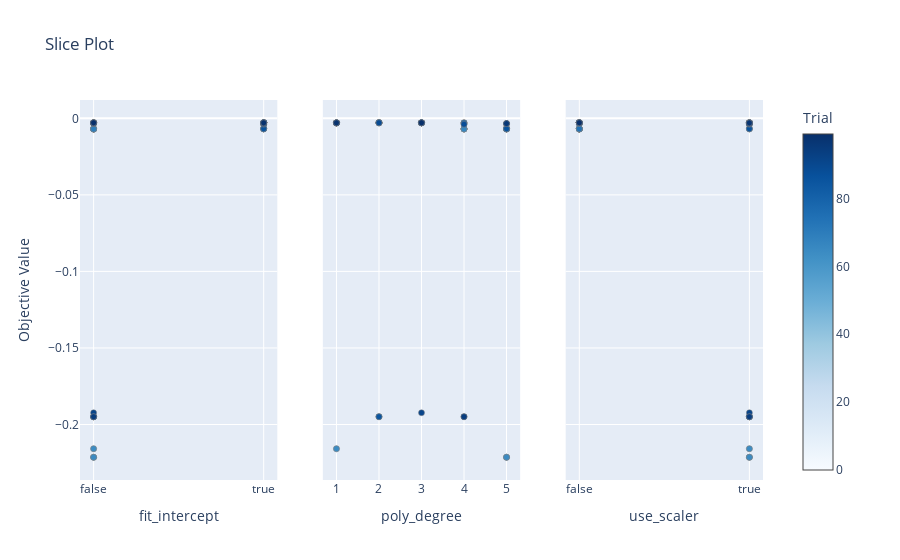

The notebook cell this image was saved under:
### Code cell
optuna.visualization.plot_slice(study, params=['fit_intercept','use_scaler','poly_degree'])

### Figure 1 — Plotly figure (JSON) as saved in the notebook; plotly's stock layout.template omitted (floating-point values rounded to 4 significant figures)
{"data": [{"marker": {"color": [0, 1, 2, 3, 4, 5, 6, 7, 8, 9, 10, 11, 12, 13, 14, 15, 16, 17, 18, 19, 20, 21, 22, 23, 24, 25, 26, 27, 28, 29, 30, 31, 32, 33, 34, 35, 36, 37, 38, 39, 40, 41, 42, 43, 44, 45, 46, 47, 48, 49, 50, 51, 52, 53, 54, 55, 56, 57, 58, 59, 60, 61, 62, 63, 64, 65, 66, 67, 68, 69, 70, 71, 72, 73, 74, 75, 76, 77, 78, 79, 80, 81, 82, 83, 84, 85, 86, 87, 88, 89, 90, 91, 92, 93, 94, 95, 96, 97, 98, 99], "colorbar": {"title": {"text": "Trial"}, "x": 1, "xpad": 40}, "colorscale": [[0, "rgb(247,251,255)"], [0.125, "rgb(222,235,247)"], [0.25, "rgb(198,219,239)"], [0.375, "rgb(158,202,225)"], [0.5, "rgb(107,174,214)"], [0.625, "rgb(66,146,198)"], [0.75, "rgb(33,113,181)"], [0.875, "rgb(8,81,156)"], [1, "rgb(8,48,107)"]], "line": {"color": "Grey", "width": 0.5}, "showscale": true}, "mode": "markers", "name": "Feasible Trial", "showlegend": false, "type": "scatter", "x": [true, false, true, true, false, true, false, false, true, false, true, false, true, false, false, true, true, true, false, false, true, false, false, false, true, false, false, true, true, false, false, false, false, false, true, true, false, false, true, true, false, false, true, true, true, true, true, false, false, false, true, true, true, false, true, true, true, false, false, false, true, true, true, false, false, false, false, false, true, false, true, true, true, true, true, true, false, true, false, false, false, true, false, true, false, false, true, true, true, true, false, false, false, false, false, false, true, false, true, false], "xaxis": "x", "y": [-0.002974, -0.00695, -0.002974, -0.0029, -0.002923, -0.006863, -0.00695, -0.006943, -0.004265, -0.003003, -0.006863, -0.006943, -0.002974, -0.00695, -0.2158, -0.002974, -0.0029, -0.002974, -0.2214, -0.002898, -0.002955, -0.002898, -0.00695, -0.1949, -0.002974, -0.002923, -0.00695, -0.006863, -0.002955, -0.2214, -0.003003, -0.1949, -0.002898, -0.002923, -0.006863, -0.003016, -0.006943, -0.006943, -0.0029, -0.002955, -0.00695, -0.1949, -0.003011, -0.002955, -0.003011, -0.002955, -0.002963, -0.00695, -0.003423, -0.002898, -0.002963, -0.002955, -0.0029, -0.003003, -0.002963, -0.002974, -0.002974, -0.006943, -0.1949, -0.2214, -0.006863, -0.0029, -0.002974, -0.006943, -0.2158, -0.2214, -0.00695, -0.002923, -0.003428, -0.006943, -0.006863, -0.003873, -0.0029, -0.002963, -0.006863, -0.002955, -0.002898, -0.002963, -0.003002, -0.003002, -0.002923, -0.002974, -0.003003, -0.002955, -0.003003, -0.1949, -0.006863, -0.002974, -0.003873, -0.0029, -0.002977, -0.1923, -0.003003, -0.1949, -0.1949, -0.003423, -0.003428, -0.003003, -0.002974, -0.002923], "yaxis": "y"}, {"marker": {"color": [0, 1, 2, 3, 4, 5, 6, 7, 8, 9, 10, 11, 12, 13, 14, 15, 16, 17, 18, 19, 20, 21, 22, 23, 24, 25, 26, 27, 28, 29, 30, 31, 32, 33, 34, 35, 36, 37, 38, 39, 40, 41, 42, 43, 44, 45, 46, 47, 48, 49, 50, 51, 52, 53, 54, 55, 56, 57, 58, 59, 60, 61, 62, 63, 64, 65, 66, 67, 68, 69, 70, 71, 72, 73, 74, 75, 76, 77, 78, 79, 80, 81, 82, 83, 84, 85, 86, 87, 88, 89, 90, 91, 92, 93, 94, 95, 96, 97, 98, 99], "colorbar": {"title": {"text": "Trial"}, "x": 1, "xpad": 40}, "colorscale": [[0, "rgb(247,251,255)"], [0.125, "rgb(222,235,247)"], [0.25, "rgb(198,219,239)"], [0.375, "rgb(158,202,225)"], [0.5, "rgb(107,174,214)"], [0.625, "rgb(66,146,198)"], [0.75, "rgb(33,113,181)"], [0.875, "rgb(8,81,156)"], [1, "rgb(8,48,107)"]], "line": {"color": "Grey", "width": 0.5}, "showscale": false}, "mode": "markers", "name": "Feasible Trial", "showlegend": false, "type": "scatter", "x": [1, 4, 1, 2, 3, 5, 4, 5, 5, 1, 5, 5, 1, 4, 1, 1, 2, 1, 5, 2, 3, 2, 4, 2, 1, 3, 4, 5, 3, 5, 1, 4, 2, 3, 5, 4, 5, 5, 2, 3, 4, 2, 4, 3, 4, 3, 3, 4, 5, 2, 3, 3, 2, 1, 3, 1, 1, 5, 2, 5, 5, 2, 1, 5, 1, 5, 4, 3, 5, 5, 5, 4, 2, 3, 5, 3, 2, 3, 4, 4, 3, 1, 1, 3, 1, 2, 5, 1, 4, 2, 3, 3, 1, 4, 4, 5, 5, 1, 1, 3], "xaxis": "x2", "y": [-0.002974, -0.00695, -0.002974, -0.0029, -0.002923, -0.006863, -0.00695, -0.006943, -0.004265, -0.003003, -0.006863, -0.006943, -0.002974, -0.00695, -0.2158, -0.002974, -0.0029, -0.002974, -0.2214, -0.002898, -0.002955, -0.002898, -0.00695, -0.1949, -0.002974, -0.002923, -0.00695, -0.006863, -0.002955, -0.2214, -0.003003, -0.1949, -0.002898, -0.002923, -0.006863, -0.003016, -0.006943, -0.006943, -0.0029, -0.002955, -0.00695, -0.1949, -0.003011, -0.002955, -0.003011, -0.002955, -0.002963, -0.00695, -0.003423, -0.002898, -0.002963, -0.002955, -0.0029, -0.003003, -0.002963, -0.002974, -0.002974, -0.006943, -0.1949, -0.2214, -0.006863, -0.0029, -0.002974, -0.006943, -0.2158, -0.2214, -0.00695, -0.002923, -0.003428, -0.006943, -0.006863, -0.003873, -0.0029, -0.002963, -0.006863, -0.002955, -0.002898, -0.002963, -0.003002, -0.003002, -0.002923, -0.002974, -0.003003, -0.002955, -0.003003, -0.1949, -0.006863, -0.002974, -0.003873, -0.0029, -0.002977, -0.1923, -0.003003, -0.1949, -0.1949, -0.003423, -0.003428, -0.003003, -0.002974, -0.002923], "yaxis": "y2"}, {"marker": {"color": [0, 1, 2, 3, 4, 5, 6, 7, 8, 9, 10, 11, 12, 13, 14, 15, 16, 17, 18, 19, 20, 21, 22, 23, 24, 25, 26, 27, 28, 29, 30, 31, 32, 33, 34, 35, 36, 37, 38, 39, 40, 41, 42, 43, 44, 45, 46, 47, 48, 49, 50, 51, 52, 53, 54, 55, 56, 57, 58, 59, 60, 61, 62, 63, 64, 65, 66, 67, 68, 69, 70, 71, 72, 73, 74, 75, 76, 77, 78, 79, 80, 81, 82, 83, 84, 85, 86, 87, 88, 89, 90, 91, 92, 93, 94, 95, 96, 97, 98, 99], "colorbar": {"title": {"text": "Trial"}, "x": 1, "xpad": 40}, "colorscale": [[0, "rgb(247,251,255)"], [0.125, "rgb(222,235,247)"], [0.25, "rgb(198,219,239)"], [0.375, "rgb(158,202,225)"], [0.5, "rgb(107,174,214)"], [0.625, "rgb(66,146,198)"], [0.75, "rgb(33,113,181)"], [0.875, "rgb(8,81,156)"], [1, "rgb(8,48,107)"]], "line": {"color": "Grey", "width": 0.5}, "showscale": false}, "mode": "markers", "name": "Feasible Trial", "showlegend": false, "type": "scatter", "x": [false, false, false, false, true, false, false, false, true, false, false, false, false, true, true, true, true, true, true, false, false, false, false, true, true, false, false, true, false, true, false, true, false, false, false, true, false, false, false, false, false, true, true, true, true, false, true, false, true, false, true, false, false, false, true, true, true, false, true, true, false, true, false, false, true, true, false, false, true, false, true, false, true, true, false, false, false, true, true, true, true, false, false, false, true, true, true, true, true, false, true, true, true, true, true, true, true, true, false, false], "xaxis": "x3", "y": [-0.002974, -0.00695, -0.002974, -0.0029, -0.002923, -0.006863, -0.00695, -0.006943, -0.004265, -0.003003, -0.006863, -0.006943, -0.002974, -0.00695, -0.2158, -0.002974, -0.0029, -0.002974, -0.2214, -0.002898, -0.002955, -0.002898, -0.00695, -0.1949, -0.002974, -0.002923, -0.00695, -0.006863, -0.002955, -0.2214, -0.003003, -0.1949, -0.002898, -0.002923, -0.006863, -0.003016, -0.006943, -0.006943, -0.0029, -0.002955, -0.00695, -0.1949, -0.003011, -0.002955, -0.003011, -0.002955, -0.002963, -0.00695, -0.003423, -0.002898, -0.002963, -0.002955, -0.0029, -0.003003, -0.002963, -0.002974, -0.002974, -0.006943, -0.1949, -0.2214, -0.006863, -0.0029, -0.002974, -0.006943, -0.2158, -0.2214, -0.00695, -0.002923, -0.003428, -0.006943, -0.006863, -0.003873, -0.0029, -0.002963, -0.006863, -0.002955, -0.002898, -0.002963, -0.003002, -0.003002, -0.002923, -0.002974, -0.003003, -0.002955, -0.003003, -0.1949, -0.006863, -0.002974, -0.003873, -0.0029, -0.002977, -0.1923, -0.003003, -0.1949, -0.1949, -0.003423, -0.003428, -0.003003, -0.002974, -0.002923], "yaxis": "y3"}], "layout": {"title": {"text": "Slice Plot"}, "xaxis": {"anchor": "y", "categoryarray": [false, true], "categoryorder": "array", "domain": [0, 0.2889], "title": {"text": "fit_intercept"}, "type": "category"}, "xaxis2": {"anchor": "y2", "domain": [0.3556, 0.6444], "title": {"text": "poly_degree"}}, "xaxis3": {"anchor": "y3", "categoryarray": [false, true], "categoryorder": "array", "domain": [0.7111, 1], "title": {"text": "use_scaler"}, "type": "category"}, "yaxis": {"anchor": "x", "domain": [0, 1], "title": {"text": "Objective Value"}}, "yaxis2": {"anchor": "x2", "domain": [0, 1], "matches": "y", "showticklabels": false}, "yaxis3": {"anchor": "x3", "domain": [0, 1], "matches": "y", "showticklabels": false}}}
